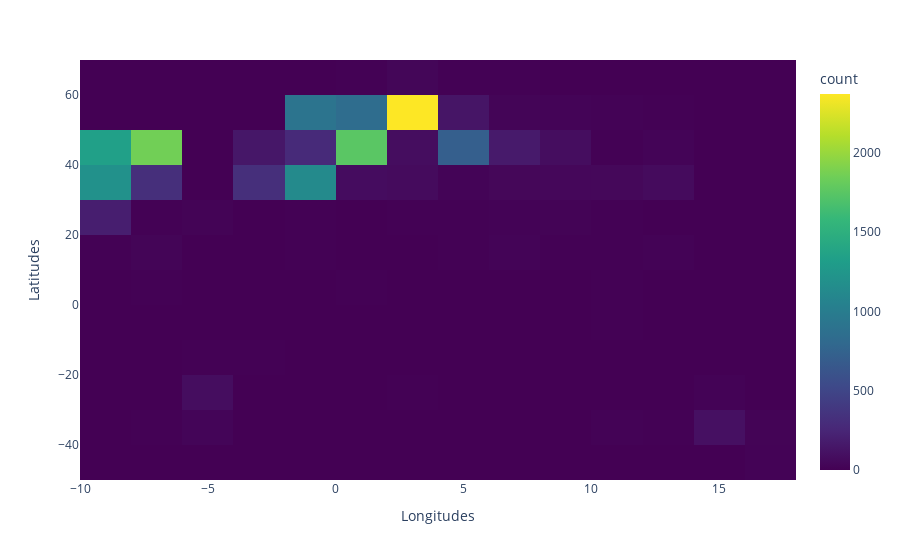

Notebook cell for this chart:
### Code cell
fig = px.density_heatmap(df, x=df['Longitudes'], y=df['Latitudes'], nbinsx=20, nbinsy=20, color_continuous_scale="Viridis")
fig.show()

### Figure 1 — Plotly figure (JSON) as saved in the notebook; plotly's stock layout.template omitted (floating-point values rounded to 4 significant figures; data arrays with more than 128 entries replaced by an {"elided": "..."} marker saying what was removed)
{"data": [{"coloraxis": "coloraxis", "hovertemplate": "Longitudes=%{x}<br>Latitudes=%{y}<br>count=%{z}<extra></extra>", "name": "", "nbinsx": 20, "nbinsy": 20, "type": "histogram2d", "x": {"elided": "14898 float values"}, "xaxis": "x", "xbingroup": "x", "y": {"elided": "14898 float values"}, "yaxis": "y", "ybingroup": "y"}], "layout": {"coloraxis": {"colorbar": {"title": {"text": "count"}}, "colorscale": [[0, "#440154"], [0.1111, "#482878"], [0.2222, "#3e4989"], [0.3333, "#31688e"], [0.4444, "#26828e"], [0.5556, "#1f9e89"], [0.6667, "#35b779"], [0.7778, "#6ece58"], [0.8889, "#b5de2b"], [1, "#fde725"]]}, "legend": {"tracegroupgap": 0}, "margin": {"t": 60}, "xaxis": {"anchor": "y", "domain": [0, 1], "title": {"text": "Longitudes"}}, "yaxis": {"anchor": "x", "domain": [0, 1], "title": {"text": "Latitudes"}}}}
